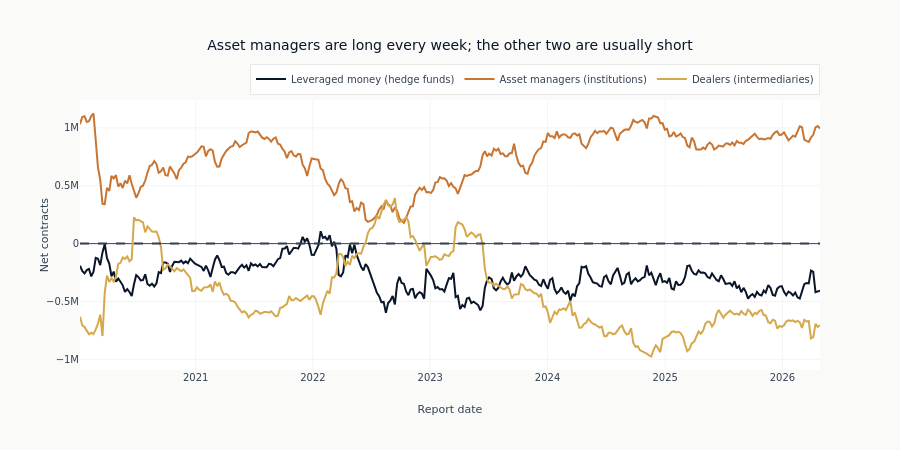

Notebook code cell kept with this figure:
### Code cell
categories_pd = equity.to_pandas()

fig = go.Figure()
for column, label, color in [
    ("lev_money_net", "Leveraged money (hedge funds)", COLORS["blue"]),
    ("asset_mgr_net", "Asset managers (institutions)", COLORS["copper"]),
    ("dealer_net", "Dealers (intermediaries)", COLORS["amber"]),
]:
    fig.add_trace(
        go.Scatter(
            x=categories_pd["report_date"],
            y=categories_pd[column],
            mode="lines",
            name=label,
            line=dict(color=color, width=2),
        )
    )
fig.add_hline(y=0, line_dash="dash", line_color=COLORS["neutral"])
fig.update_layout(
    height=450,
    title="Asset managers are long every week; the other two are usually short",
    xaxis_title="Report date",
    yaxis_title="Net contracts",
    legend=dict(orientation="h", yanchor="bottom", y=1.02, xanchor="right", x=1),
)
show_plotly_with_alt(
    fig,
    "Line chart of the net position of three trader categories over time. The asset manager line stays above zero throughout, while the leveraged money and dealer lines spend nearly all of it below zero.",
)

### Figure 1 — Plotly figure (JSON) as saved in the notebook; plotly's stock layout.template omitted (floating-point values rounded to 4 significant figures; data arrays with more than 128 entries replaced by an {"elided": "..."} marker saying what was removed)
{"data": [{"line": {"color": "#0a1628", "width": 2}, "mode": "lines", "name": "Leveraged money (hedge funds)", "type": "scatter", "x": {"elided": "330 str values"}, "y": {"elided": "330 int values"}}, {"line": {"color": "#C87533", "width": 2}, "mode": "lines", "name": "Asset managers (institutions)", "type": "scatter", "x": {"elided": "330 str values"}, "y": {"elided": "330 int values"}}, {"line": {"color": "#D4A84B", "width": 2}, "mode": "lines", "name": "Dealers (intermediaries)", "type": "scatter", "x": {"elided": "330 str values"}, "y": {"elided": "330 int values"}}], "layout": {"height": 450, "legend": {"orientation": "h", "x": 1, "xanchor": "right", "y": 1.02, "yanchor": "bottom"}, "shapes": [{"line": {"color": "#334155", "dash": "dash"}, "type": "line", "x0": 0, "x1": 1, "xref": "x domain", "y0": 0, "y1": 0, "yref": "y"}], "title": {"text": "Asset managers are long every week; the other two are usually short"}, "xaxis": {"title": {"text": "Report date"}}, "yaxis": {"title": {"text": "Net contracts"}}}}
